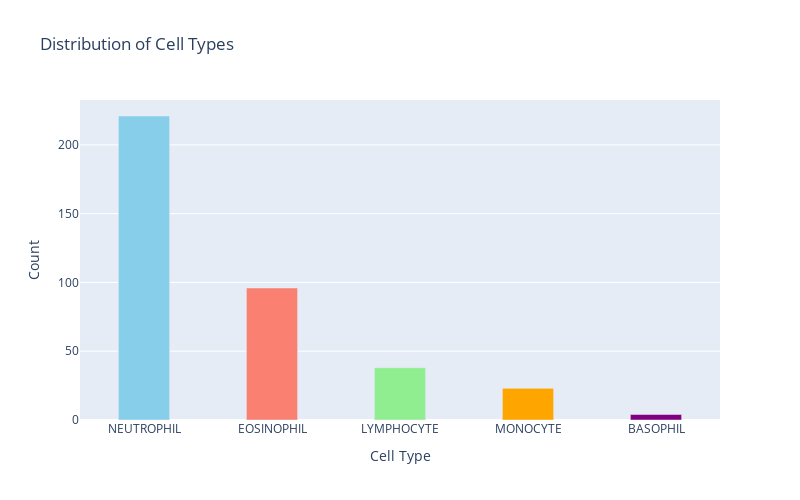

The cell this chart's notebook holds for it:
### Markdown cell above
## Distribution of Cell Types

### Code cell
import pandas as pd
import plotly.graph_objs as go


# Load the CSV file into a DataFrame
df = pd.read_csv('./data/labels.csv')

# Split entries containing multiple cell types
split_categories = df['Category'].str.split(',\\s*').explode()

# Count the occurrences of each cell type
category_counts = split_categories.value_counts()

# Create a histogram with multiple colors
histogram = go.Bar(x=category_counts.index,
                   y=category_counts.values,
                   marker=dict(color=['skyblue', 'salmon', 'lightgreen', 'orange', 'purple']),
                   width=0.4  # Adjust the width of the bars
                   )

# Layout
layout = go.Layout(title='Distribution of Cell Types',
                   xaxis=dict(title='Cell Type'),
                   yaxis=dict(title='Count'),
                   width=800,  # Set the width of the plot
                   height=500,  # Set the height of the plot
                   )

# Create figure
fig = go.Figure(data=[histogram], layout=layout)

# Show plot
fig.show()

### Figure 1 — Plotly figure (JSON) as saved in the notebook; plotly's stock layout.template omitted (floating-point values rounded to 4 significant figures)
{"data": [{"marker": {"color": ["skyblue", "salmon", "lightgreen", "orange", "purple"]}, "type": "bar", "width": 0.4, "x": ["NEUTROPHIL", "EOSINOPHIL", "LYMPHOCYTE", "MONOCYTE", "BASOPHIL"], "y": [221, 96, 38, 23, 4]}], "layout": {"height": 500, "title": {"text": "Distribution of Cell Types"}, "width": 800, "xaxis": {"title": {"text": "Cell Type"}}, "yaxis": {"title": {"text": "Count"}}}}
